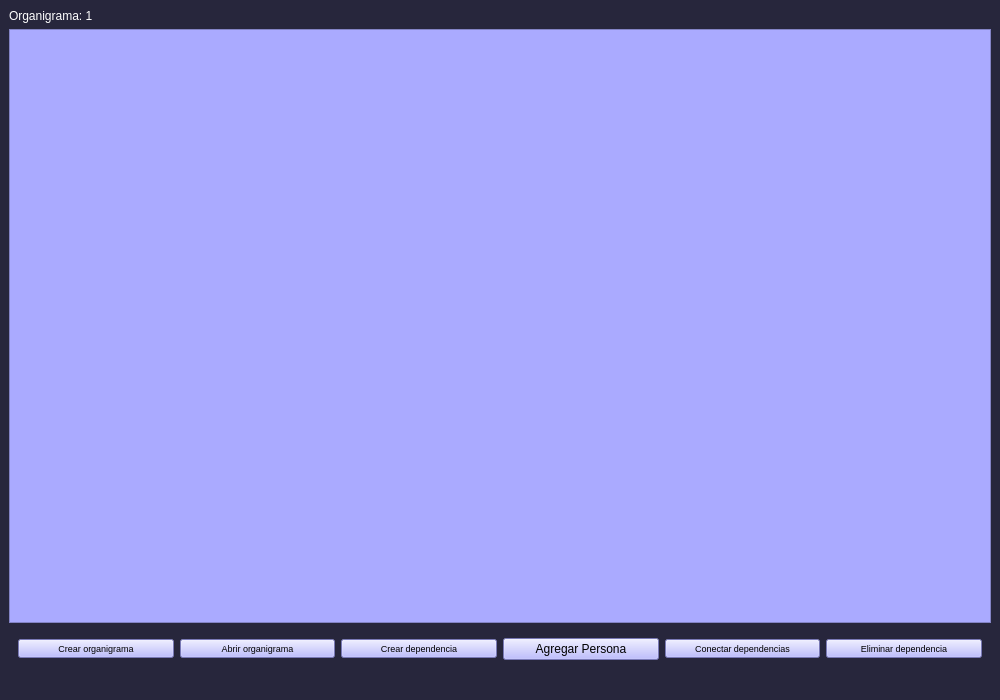
<?xml version="1.0" encoding="UTF-8"?>
<ui version="4.0">
 <class>MainWindow</class>
 <widget class="QMainWindow" name="MainWindow">
  <property name="geometry">
   <rect>
    <x>0</x>
    <y>0</y>
    <width>1000</width>
    <height>700</height>
   </rect>
  </property>
  <property name="minimumSize">
   <size>
    <width>1000</width>
    <height>400</height>
   </size>
  </property>
  <property name="windowTitle">
   <string>MainWindow</string>
  </property>
  <property name="styleSheet">
   <string notr="true">background-color:#27263c;
</string>
  </property>
  <widget class="QWidget" name="centralwidget">
   <layout class="QVBoxLayout" name="verticalLayout">
    <item>
     <widget class="QLabel" name="label_organigrama">
      <property name="styleSheet">
       <string notr="true">color:white;</string>
      </property>
      <property name="text">
       <string>Organigrama: 1</string>
      </property>
     </widget>
    </item>
    <item>
     <widget class="QGraphicsView" name="qgv">
      <property name="styleSheet">
       <string notr="true">background:rgb(170, 170, 255);</string>
      </property>
     </widget>
    </item>
    <item>
     <widget class="QWidget" name="widget" native="true">
      <layout class="QHBoxLayout" name="horizontalLayout">
       <item>
        <widget class="QPushButton" name="crear_organigrama">
         <property name="minimumSize">
          <size>
           <width>100</width>
           <height>0</height>
          </size>
         </property>
         <property name="maximumSize">
          <size>
           <width>200</width>
           <height>16777215</height>
          </size>
         </property>
         <property name="font">
          <font>
           <pointsize>7</pointsize>
          </font>
         </property>
         <property name="styleSheet">
          <string notr="true">background:rgb(170, 170, 255);</string>
         </property>
         <property name="text">
          <string>Crear organigrama</string>
         </property>
         <property name="icon">
          <iconset>
           <normaloff>icons8-estructura-de-árbol-50.png</normaloff>icons8-estructura-de-árbol-50.png</iconset>
         </property>
        </widget>
       </item>
       <item>
        <widget class="QPushButton" name="abrir_organigrama">
         <property name="minimumSize">
          <size>
           <width>100</width>
           <height>0</height>
          </size>
         </property>
         <property name="maximumSize">
          <size>
           <width>200</width>
           <height>16777215</height>
          </size>
         </property>
         <property name="font">
          <font>
           <pointsize>7</pointsize>
          </font>
         </property>
         <property name="styleSheet">
          <string notr="true">background:rgb(170, 170, 255);</string>
         </property>
         <property name="text">
          <string>Abrir organigrama</string>
         </property>
         <property name="icon">
          <iconset>
           <normaloff>icons8-abrir-carpeta-50.png</normaloff>icons8-abrir-carpeta-50.png</iconset>
         </property>
        </widget>
       </item>
       <item>
        <widget class="QPushButton" name="crear_dependencia">
         <property name="minimumSize">
          <size>
           <width>100</width>
           <height>0</height>
          </size>
         </property>
         <property name="maximumSize">
          <size>
           <width>200</width>
           <height>16777215</height>
          </size>
         </property>
         <property name="font">
          <font>
           <pointsize>7</pointsize>
          </font>
         </property>
         <property name="styleSheet">
          <string notr="true">background:rgb(170, 170, 255);</string>
         </property>
         <property name="text">
          <string>Crear dependencia</string>
         </property>
         <property name="icon">
          <iconset>
           <normaloff>icons8-computadoras-conectando-30.png</normaloff>icons8-computadoras-conectando-30.png</iconset>
         </property>
        </widget>
       </item>
       <item>
        <widget class="QPushButton" name="Add_Persona">
         <property name="maximumSize">
          <size>
           <width>200</width>
           <height>16777215</height>
          </size>
         </property>
         <property name="styleSheet">
          <string notr="true">background:rgb(170, 170, 255);</string>
         </property>
         <property name="text">
          <string>Agregar Persona</string>
         </property>
        </widget>
       </item>
       <item>
        <widget class="QPushButton" name="conectar_dependencia">
         <property name="minimumSize">
          <size>
           <width>100</width>
           <height>0</height>
          </size>
         </property>
         <property name="maximumSize">
          <size>
           <width>200</width>
           <height>16777215</height>
          </size>
         </property>
         <property name="font">
          <font>
           <pointsize>7</pointsize>
          </font>
         </property>
         <property name="styleSheet">
          <string notr="true">background:rgb(170, 170, 255);</string>
         </property>
         <property name="text">
          <string>Conectar dependencias</string>
         </property>
         <property name="icon">
          <iconset>
           <normaloff>icons8-conectar-50.png</normaloff>icons8-conectar-50.png</iconset>
         </property>
        </widget>
       </item>
       <item>
        <widget class="QPushButton" name="eliminar_dependencia">
         <property name="minimumSize">
          <size>
           <width>100</width>
           <height>0</height>
          </size>
         </property>
         <property name="maximumSize">
          <size>
           <width>200</width>
           <height>16777215</height>
          </size>
         </property>
         <property name="font">
          <font>
           <pointsize>7</pointsize>
          </font>
         </property>
         <property name="styleSheet">
          <string notr="true">background:rgb(170, 170, 255);</string>
         </property>
         <property name="text">
          <string>Eliminar dependencia</string>
         </property>
         <property name="icon">
          <iconset>
           <normaloff>icons8-eliminar-24.png</normaloff>icons8-eliminar-24.png</iconset>
         </property>
        </widget>
       </item>
      </layout>
     </widget>
    </item>
   </layout>
  </widget>
  <widget class="QMenuBar" name="menubar">
   <property name="geometry">
    <rect>
     <x>0</x>
     <y>0</y>
     <width>1000</width>
     <height>22</height>
    </rect>
   </property>
  </widget>
  <widget class="QStatusBar" name="statusbar"/>
 </widget>
 <resources/>
 <connections/>
</ui>
